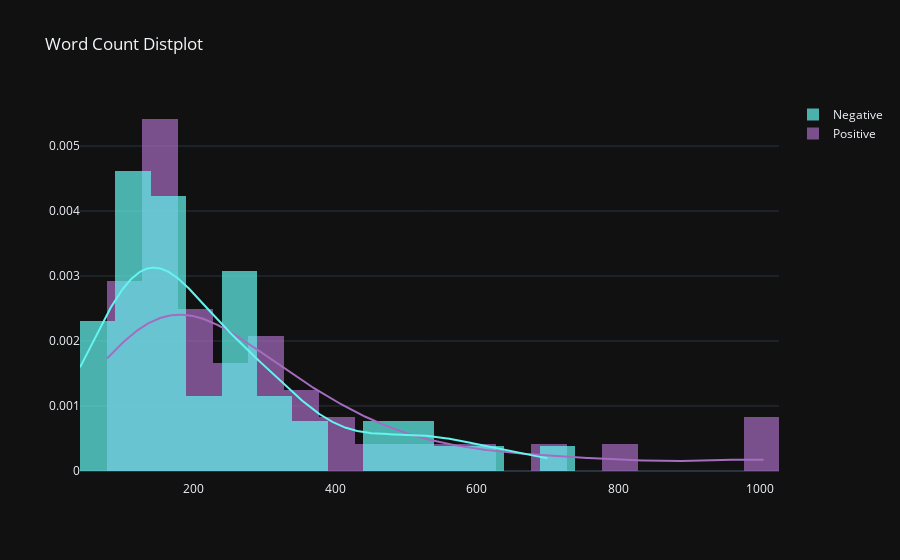

Write notebook code for a chart like this one.
### Markdown cell above
Subjectivity is not able to seperate Positive and Negative reviews. Both the distributions are overlapping each other.

### Code cell
pol_1 = train_feat[train_feat['Label']==1]['Word_Count'].values
pol_0 = train_feat[train_feat['Label']==0]['Word_Count'].values

pol_data=[pol_1,pol_0]
group_labels=['Positive','Negative']
colors = ['#A56CC1', '#63F5EF']

fig = ff.create_distplot(pol_data, group_labels, colors=colors,
                         bin_size=50, show_rug=False)

fig['layout'].update(title='Word Count Distplot')
fig.layout.template = 'plotly_dark'

py.iplot(fig, filename='Word Count Distplot')

### Figure 1 — Plotly figure (JSON) as saved in the notebook; plotly's stock layout.template omitted (floating-point values rounded to 4 significant figures; data arrays with more than 128 entries replaced by an {"elided": "..."} marker saying what was removed)
{"data": [{"histnorm": "probability density", "legendgroup": "Positive", "marker": {"color": "#A56CC1"}, "name": "Positive", "opacity": 0.7, "type": "histogram", "x": [193, 415, 127, 100, 785, 372, 363, 138, 581, 573, 169, 377, 261, 437, 261, 322, 102, 163, 129, 77, 313, 136, 311, 234, 1003, 303, 153, 104, 168, 137, 114, 193, 147, 266, 1007, 108, 91, 199, 713, 180, 153, 214, 369, 158, 499, 204, 285, 166], "xaxis": "x", "xbins": {"end": 1007, "size": 50, "start": 77}, "yaxis": "y"}, {"histnorm": "probability density", "legendgroup": "Negative", "marker": {"color": "#63F5EF"}, "name": "Negative", "opacity": 0.7, "type": "histogram", "x": [219, 125, 124, 165, 91, 153, 126, 469, 509, 189, 61, 366, 143, 248, 268, 167, 270, 337, 484, 82, 39, 161, 525, 146, 165, 283, 324, 138, 159, 54, 142, 78, 173, 123, 119, 273, 114, 238, 86, 129, 173, 295, 281, 110, 107, 246, 287, 587, 609, 376, 701, 115], "xaxis": "x", "xbins": {"end": 701, "size": 50, "start": 39}, "yaxis": "y"}, {"legendgroup": "Positive", "marker": {"color": "#A56CC1"}, "mode": "lines", "name": "Positive", "showlegend": false, "type": "scatter", "x": {"elided": "500 float values"}, "xaxis": "x", "y": {"elided": "500 float values"}, "yaxis": "y"}, {"legendgroup": "Negative", "marker": {"color": "#63F5EF"}, "mode": "lines", "name": "Negative", "showlegend": false, "type": "scatter", "x": {"elided": "500 float values"}, "xaxis": "x", "y": {"elided": "500 float values"}, "yaxis": "y"}], "layout": {"autosize": true, "barmode": "overlay", "hovermode": "closest", "legend": {"traceorder": "reversed"}, "title": {"text": "Word Count Distplot"}, "xaxis": {"anchor": "y2", "autorange": true, "domain": [0, 1], "range": [39, 1027], "type": "linear", "zeroline": false}, "yaxis": {"anchor": "free", "autorange": true, "domain": [0, 1], "position": 0, "range": [-0.0001395, 0.005709], "type": "linear"}}}
